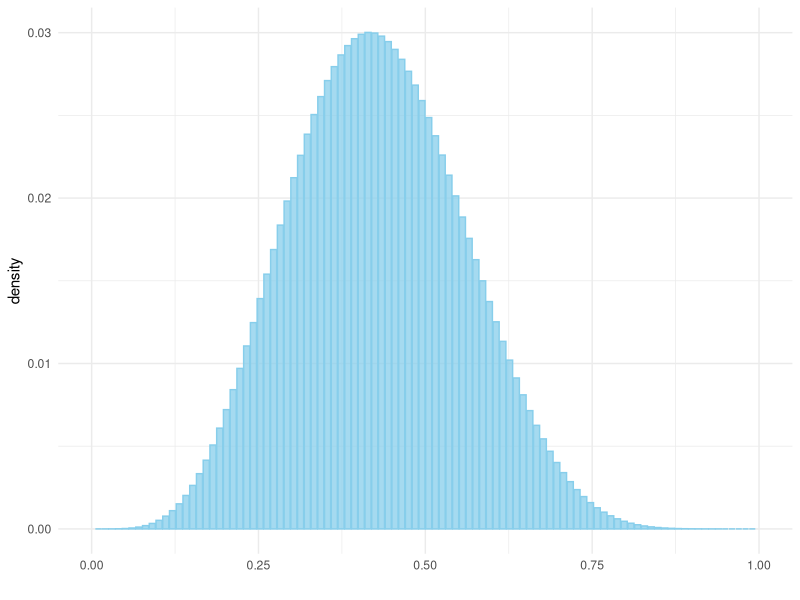

This figure's R source:
# libraries --------------------------------------------------------------------
library(ggplot2)


# grid based Bayesian inference ------------------------------------------------
# set grid resolution
resolution <- 100

# create the grid
grid <- seq(from = 0, to = 1, length.out = resolution)

# prior
prior <- rep(1, resolution)

# data
n <- 12
z <- 5

# likelihood
likelihood <- dbinom(z, n, prob=grid)

# posterior
posterior <- likelihood * prior

# normalize the posterior so it sums to 1
posterior <- posterior / sum(posterior)


# fairness calculation ---------------------------------------------------------
bottom_cut <- 0.3 * resolution
top_cut <- 0.7 * resolution
fairness <- sum(posterior[bottom_cut:top_cut])
cat(paste0("Fairness of the coin is: ", format(fairness, digits = 3), "."))


# fairness visualization -------------------------------------------------------
df <- data.frame(x = grid, y = posterior)
ggplot(data = df, aes(x = x, y = y)) +
  geom_bar(stat="identity", color="skyblue", fill="skyblue", alpha = 0.75) +
  xlim(0, 1) +
  xlab("") +
  ylab("density") +
  theme_minimal()
